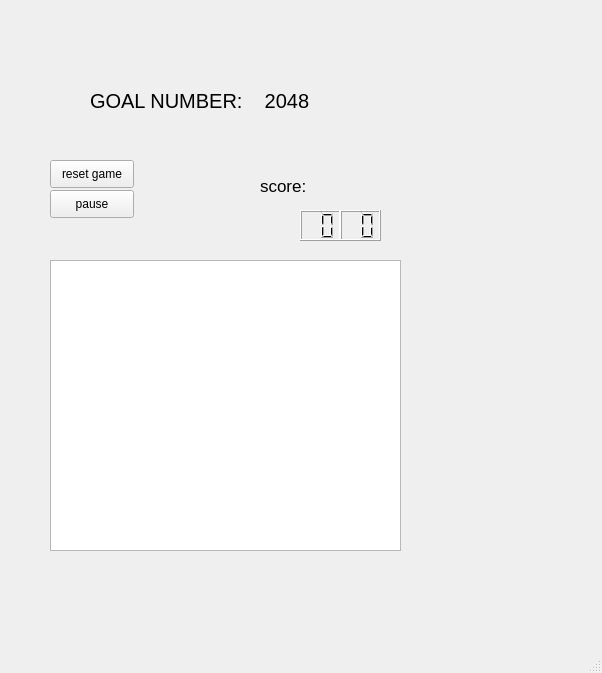
<?xml version="1.0" encoding="UTF-8"?>
<ui version="4.0">
 <class>MainWindow</class>
 <widget class="QMainWindow" name="MainWindow">
  <property name="geometry">
   <rect>
    <x>0</x>
    <y>0</y>
    <width>602</width>
    <height>673</height>
   </rect>
  </property>
  <property name="windowTitle">
   <string>MainWindow</string>
  </property>
  <widget class="QWidget" name="centralwidget">
   <widget class="QGraphicsView" name="graphicsView">
    <property name="enabled">
     <bool>true</bool>
    </property>
    <property name="geometry">
     <rect>
      <x>50</x>
      <y>260</y>
      <width>351</width>
      <height>291</height>
     </rect>
    </property>
    <property name="interactive">
     <bool>true</bool>
    </property>
   </widget>
   <widget class="QLabel" name="resultLabel">
    <property name="geometry">
     <rect>
      <x>140</x>
      <y>210</y>
      <width>151</width>
      <height>41</height>
     </rect>
    </property>
    <property name="font">
     <font>
      <pointsize>20</pointsize>
     </font>
    </property>
    <property name="text">
     <string/>
    </property>
   </widget>
   <widget class="QPushButton" name="resetButton">
    <property name="geometry">
     <rect>
      <x>50</x>
      <y>160</y>
      <width>84</width>
      <height>28</height>
     </rect>
    </property>
    <property name="text">
     <string>reset game</string>
    </property>
   </widget>
   <widget class="QLabel" name="goalLabel">
    <property name="geometry">
     <rect>
      <x>90</x>
      <y>70</y>
      <width>241</width>
      <height>61</height>
     </rect>
    </property>
    <property name="font">
     <font>
      <pointsize>15</pointsize>
     </font>
    </property>
    <property name="text">
     <string>GOAL NUMBER:    2048</string>
    </property>
   </widget>
   <widget class="QLCDNumber" name="lcdNumberMin">
    <property name="geometry">
     <rect>
      <x>300</x>
      <y>210</y>
      <width>41</width>
      <height>31</height>
     </rect>
    </property>
    <property name="digitCount">
     <number>2</number>
    </property>
   </widget>
   <widget class="QLCDNumber" name="lcdNumberSec">
    <property name="geometry">
     <rect>
      <x>340</x>
      <y>210</y>
      <width>41</width>
      <height>31</height>
     </rect>
    </property>
    <property name="font">
     <font>
      <pointsize>15</pointsize>
     </font>
    </property>
    <property name="smallDecimalPoint">
     <bool>false</bool>
    </property>
    <property name="digitCount">
     <number>2</number>
    </property>
   </widget>
   <widget class="QLabel" name="scoreLabel">
    <property name="geometry">
     <rect>
      <x>310</x>
      <y>180</y>
      <width>51</width>
      <height>16</height>
     </rect>
    </property>
    <property name="font">
     <font>
      <pointsize>13</pointsize>
     </font>
    </property>
    <property name="text">
     <string/>
    </property>
   </widget>
   <widget class="QPushButton" name="pauseButton">
    <property name="geometry">
     <rect>
      <x>50</x>
      <y>190</y>
      <width>84</width>
      <height>28</height>
     </rect>
    </property>
    <property name="text">
     <string>pause</string>
    </property>
   </widget>
   <widget class="QLabel" name="scoreText">
    <property name="geometry">
     <rect>
      <x>260</x>
      <y>170</y>
      <width>71</width>
      <height>31</height>
     </rect>
    </property>
    <property name="font">
     <font>
      <pointsize>13</pointsize>
     </font>
    </property>
    <property name="text">
     <string>score:</string>
    </property>
   </widget>
  </widget>
  <widget class="QMenuBar" name="menubar">
   <property name="geometry">
    <rect>
     <x>0</x>
     <y>0</y>
     <width>602</width>
     <height>25</height>
    </rect>
   </property>
  </widget>
  <widget class="QStatusBar" name="statusbar"/>
 </widget>
 <resources/>
 <connections/>
</ui>
